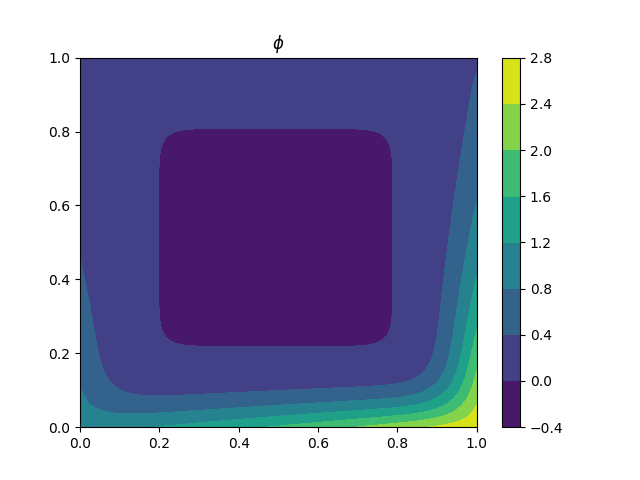

The Python source for this figure:
import numpy as np
import mpi4py.MPI as MPI
import sys
import time
import matplotlib.pyplot as plt

# Function to implement Jacobi Iteration


def smoother_Jacobi(phi, phi_0, f, h):
    h2 = h**2
    phi[1:-1, 1:-1] = 0.25 * (phi_0[:-2, 1:-1] + phi_0[1:-1, :-2] +
                              phi_0[2:, 1:-1] + phi_0[1:-1, 2:] + h2 * f[1:-1, 1:-1])


# Initialize the MPI environment
comm = MPI.COMM_WORLD
rank = comm.Get_rank()
size = comm.Get_size()

# Read the command line parameters
# 1 nodes for each side
# 2 max iterations
n_nodes = int(sys.argv[1])
ntmax = int(sys.argv[2])

# Compute the localsize
local_size = int((n_nodes - 1) / size + 1)
local_length = 1. / size
h = 1. / (n_nodes - 1)

# Allocate the storage for the whole domain
phi = None
if rank == 0:
    phi = np.empty((n_nodes, n_nodes), dtype=np.float64)

# compute sendcout and displacement for master procs to gather data
sendcout = (local_size - 1) * n_nodes * np.ones(size, dtype=np.int)
sendcout[-1] = local_size * n_nodes
displacement = np.linspace(0, n_nodes * n_nodes -
                           n_nodes * local_size, size, dtype=np.int)
# Initialize each Procs
# Mesh
x_local = np.linspace(0, 1, n_nodes, dtype=np.float64)
y_local = np.linspace(rank * local_length, (rank + 1.) *
                      local_length, local_size, dtype=np.float64)
X_local, Y_local = np.meshgrid(x_local, y_local)
local_phi = np.zeros((local_size + 2, n_nodes), dtype=np.float64)

# left and right boundary
local_phi[1:-1, 0] = np.exp(X_local[:, 0]) * np.exp(-2. * Y_local[:, 0])
local_phi[1:-1, -1] = np.exp(X_local[:, -1]) * np.exp(-2 * Y_local[:, -1])

# Force the boundary to Procs 0 and size-1
if rank == 0:
    local_phi[1, :] = np.exp(X_local[0, :]) * np.exp(-2. * Y_local[0, :])
if rank == size - 1:
    local_phi[-2, :] = np.exp(X_local[-1, :]) * np.exp(-2. * Y_local[-1, :])

# Force source setting
local_f = np.zeros((local_size + 2, n_nodes), dtype=np.float64)
local_f[1:-1, :] = -5. * np.exp(X_local) * np.exp(-2. * Y_local)

# Initialize the L2 normal residual
res = np.empty(1, dtype=np.float64)

# Decide the local domain
begin_row = 0
end_row = local_size + 2
if rank == 0:
    begin_row = 1
if rank == size - 1:
    end_row = local_size + 1

# Begin loop
begin_time = time.time()
for nt in range(ntmax):
    # Data communication
    # Receive data from blocks below
    if rank < (size - 1):
        comm.Recv([local_phi[-1, :], MPI.DOUBLE], source=rank + 1, tag=1)
    # Send data to blocks above
    if rank > 0:
        comm.Send([local_phi[2, :], MPI.DOUBLE], dest=rank - 1, tag=1)
    # Send data to blocks below
    if rank < (size - 1):
        comm.Send([local_phi[-3, :], MPI.DOUBLE], dest=rank + 1, tag=2)
    # Receive data from blocks above
    if rank > 0:
        comm.Recv([local_phi[0, :], MPI.DOUBLE], source=rank - 1, tag=2)

    local_phi0 = local_phi.copy()
    smoother_Jacobi(local_phi[begin_row:end_row, :],
                    local_phi0[begin_row:end_row, :], local_f[begin_row:end_row, :], h)
    # Compute the L2 residual
    if rank == size - 1:
        local_res = np.array(
            [np.sum((local_phi[1:-1, :] - local_phi0[1:-1, :])**2)])
    else:
        local_res = np.array(
            [np.sum((local_phi[1:-2, :] - local_phi0[1:-2, :])**2)])

    comm.Allreduce(local_res, res, op=MPI.SUM)
    res = np.sqrt(res)
    if rank == 0:
        print("Iteration " + str(nt) + " Res " + str(res[0]))

    if res[0] <= 1.e-5:
        if rank == 0:
            print("The solution has converged")
        break

if rank == (size - 1):
    comm.Gatherv(local_phi[1:-1, :], [phi, sendcout,
                                      displacement, MPI.DOUBLE], root=0)
else:
    comm.Gatherv(local_phi[1:-2, :], [phi, sendcout,
                                      displacement, MPI.DOUBLE], root=0)

end_time = time.time()
if rank == 0:
    print("Time taken: " + str(end_time - begin_time))
    x = np.linspace(0, 1, n_nodes, dtype=np.float)
    X, Y = np.meshgrid(x, x)
    plt.figure()
    surf = plt.contourf(X, Y, phi)
    plt.colorbar(surf)
    plt.title(r'$\phi$')
    plt.savefig("Parallel.png")
